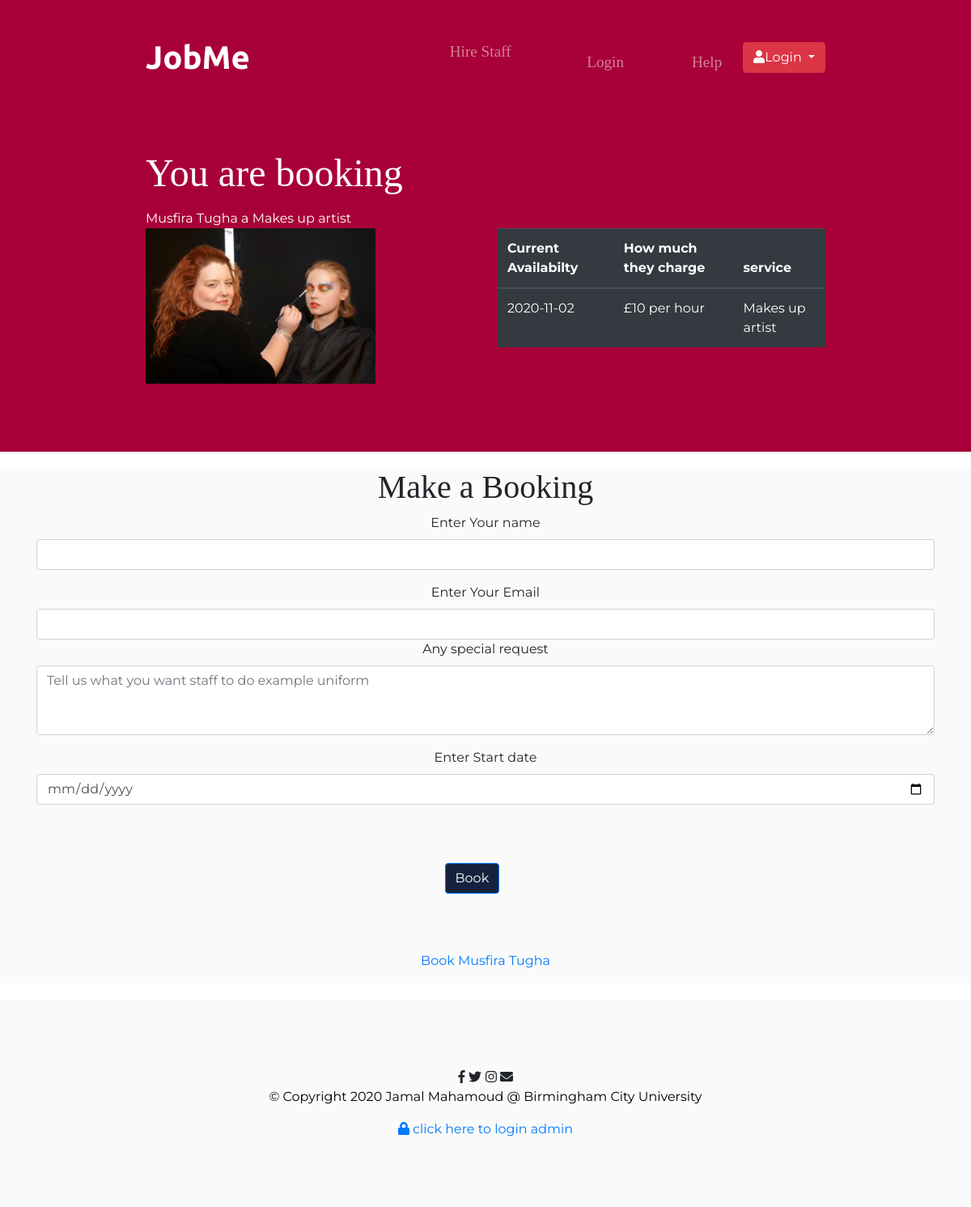
The page /JobMe2/jobbooking.php?linkID=2 on the database its author committed.
### tables this page shows
CREATE TABLE `jobseeker` (
  `jobseeker_Id` int(11) NOT NULL,
  `jobseeker_Name` varchar(100) NOT NULL,
  `jobseeker_description` varchar(300) NOT NULL,
  `jobseker_wage` varchar(500) NOT NULL,
  `jobseeke_service` varchar(300) NOT NULL,
  `jobseeker_tag` varchar(300) NOT NULL,
  `jobseeker_availability` varchar(35) NOT NULL,
  `Role_ID` int(2) NOT NULL,
  `jobseeker_image` text NOT NULL DEFAULT 'avatar.jpg'
);

### JobMe2/jobbooking.php (the view, shortened to what this page needs)
<?php  include "Includes/head.php";?>
<body>
      <section class="colored-section" id="title">
        <div class="container-fluid">
  <?php  include "Includes/allnav.php";?>
    <?php
    if (isset($_GET['linkID'])) {
    $linkID_VAr = $_GET['linkID'];
    }
$query = "SELECT * FROM Jobseeker WHERE  jobseeker_Id = $linkID_VAr";
$select_all_posts_query = mysqli_query($connection,$query);
while($row = mysqli_fetch_assoc($select_all_posts_query)) {
$jobseeker_Id = $row['jobseeker_Id'];
$jobseeker_name= $row['jobseeker_Name'];
$jobseker_wage = $row['jobseker_wage'];
$jobseeker_availability = $row['jobseeker_availability'];
$jobseeker_image = $row['jobseeker_image'];
$jobseeke_service = $row['jobseeke_service'];
$jobseker_wage = $row['jobseker_wage'];}
?>
<h1 class="big-heading"> You are booking  <?php echo   "<h1></h1>$jobseeker_name "?> a  <?php echo $jobseeke_service ?> </h1>
<div class="row">
  <div class="col-lg-6">
<img src="images\<?php echo $jobseeker_image; ?>" class="cardimage" alt="...">
</div>
<div class="col-lg-6">
  <table class="table table-dark">
  <thead>
    <tr>
      <th scope="col"> Current Availabilty</th>
      <th scope="col">How much they charge </th>
      <th scope="col">service</th>
    </tr>
  </thead>
  <tbody>
    <tr>
      <td><?php  echo $jobseeker_availability ?></td>
      <td> <?php echo $jobseker_wage ?></td>
      <td> <?php echo $jobseeke_service ?></td>
    </tr>
  </tbody>
</table>
</div>
</div>
</section>
<section class="white-section" id="pricing">
<div class="container" >
<div class="row">
  <div class="col-lg-12">
    <form action="" method="post">
      <h1>Make a Booking</h1>
    <div class="form-group">
           <label for="title">Enter Your name</label>
            <input  type="text" class="form-control" name="Booking_customer">
          </div>
        <div class="form-group">
           <label for="post_tags">Enter Your Email</label>
            <input type="text" class="form-control" name="Booking_email" required>
       <div class="form-group">
         <label for="">Any special request</label>
         <textarea class="form-control" name="Booking_desc" rows="3" placeholder="Tell us what you want staff to do example uniform"></textarea>
       </div>
       <div class="form-group">
          <label for="post_tags">Enter Start date </label>
           <input type="date" class="form-control" name="Booking_date" placeholder="this the date your want your staff to start" required>
       </div>
         <div class="form-group">
  <input class="btn btn-primary download-button" type="submit"  name="make_booking" value="Book" >
        </div>
    </form>
    <a  href='Booked.php?bookID=<?php echo
     $jobseeker_Id ?>'>Book <?php echo $jobseeker_name ?></a>
    </section>
    <?php  include "Includes/footer.php";?>

### JobMe2/css/styles.css (style rules this page uses)
body { font-family: "Montserrat"; text-align: center; }
h1, h2, h3, h4, h5, h6 { font-family: "Montserrat-Bold"; }
.big-heading { font-family: "Montserrat-Black"; font-size: 3rem; line-height: 1.5; }
.container-fluid { padding: 7% 15%; }
.colored-section { background-color: #a80038; color: #fff; }
.white-section { background-color: #fafafa; margin-top: 20px; }
.download-button { margin: 5% 3% 5% 0; background-color: #16213e; }
#title { background-color: #a80038; color: #fff; text-align: left; }
#title .container-fluid { padding: 3% 15% 7%; }
.cardimage { height: 192px; width: 284px; }

### rows shown on the page
jobseeker: jobseeker_Name "Musfira Tugha", jobseeke_service "Makes up artist", jobseeker_availability "2020-11-02", jobseker_wage "£10 per hour"
